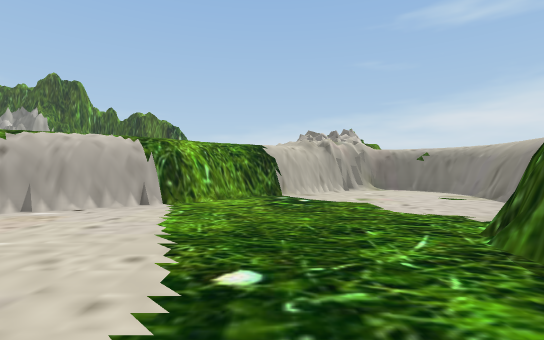
[1] (above)

23 first-person views from a walk through a 3-D level made in the Unity game engine. The camera is 1.4 m above the floor, looks level and sees 85° across. The floor is counted in squares, 2 m on a side. Each view is taken from the middle of a square. On the plan, view 1 faces up. The plan holds only what a view shows up to about 10 squares ahead; the rest is blank. The place goes on beyond the plan. Some animated figures are left out.

[2]
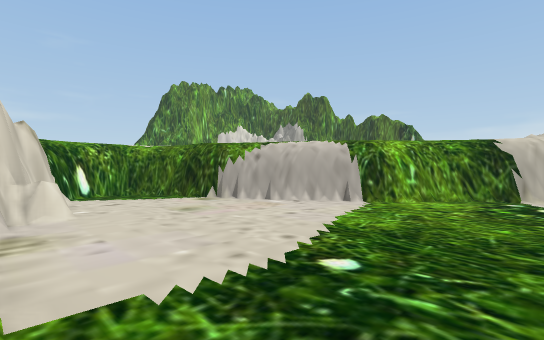

[3]
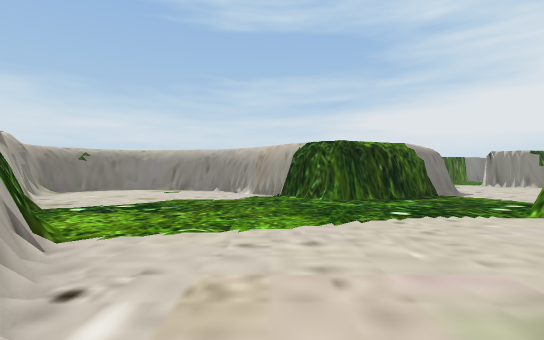

[4]
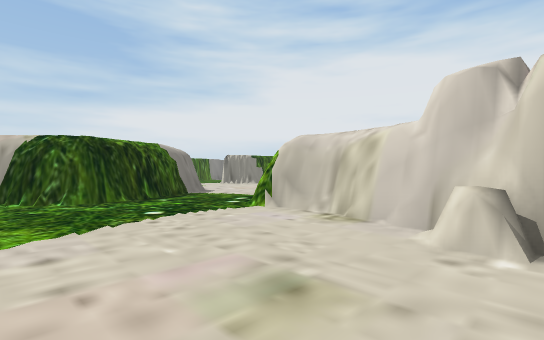

[5]
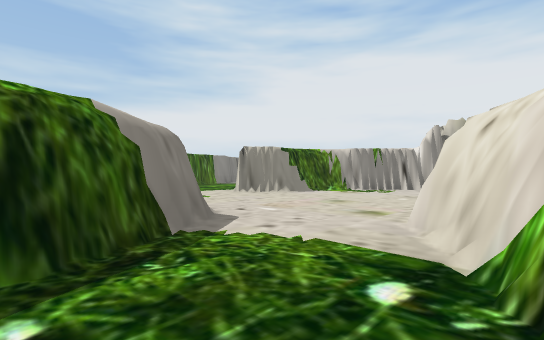

[6]
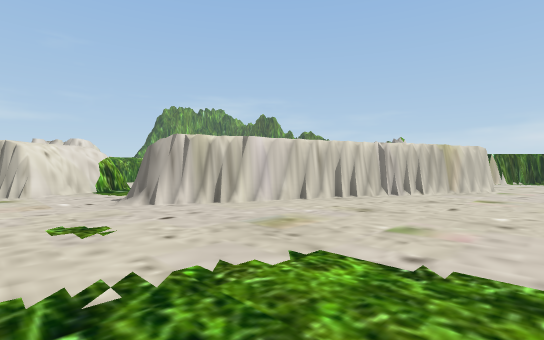

[7]
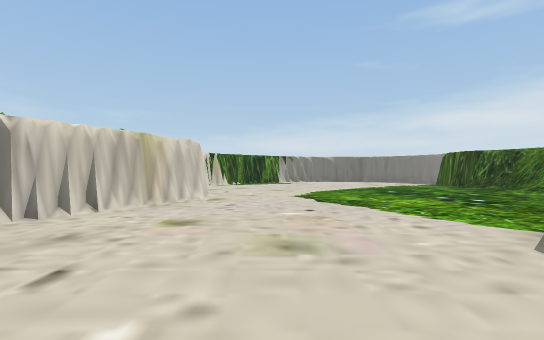

[8]
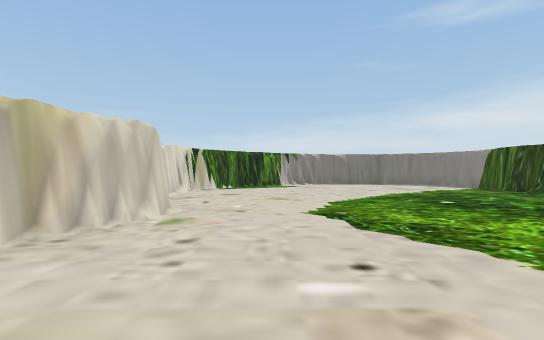

[9]
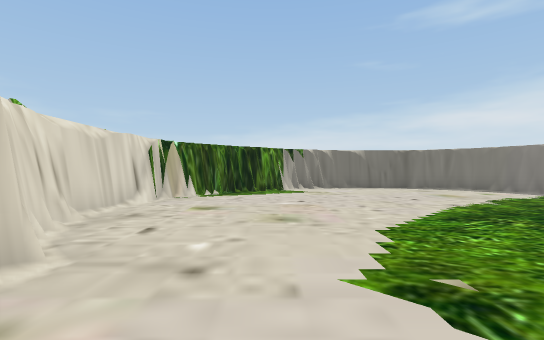

[10]
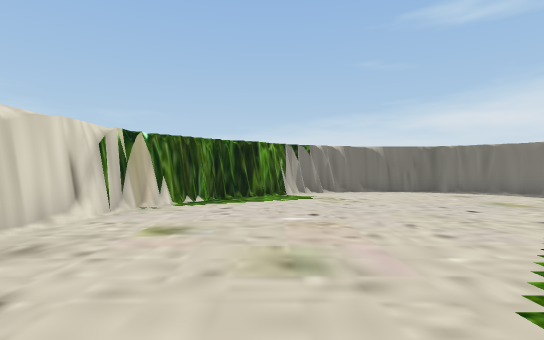

[11]
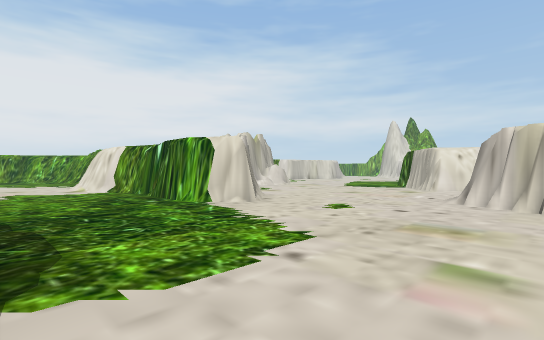

[12]
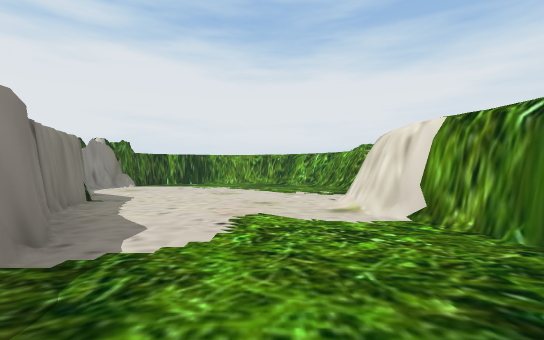

[13]
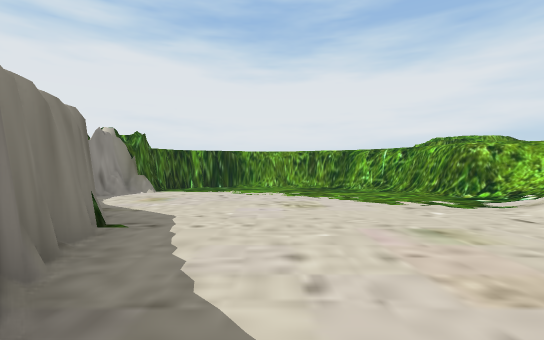

[14]
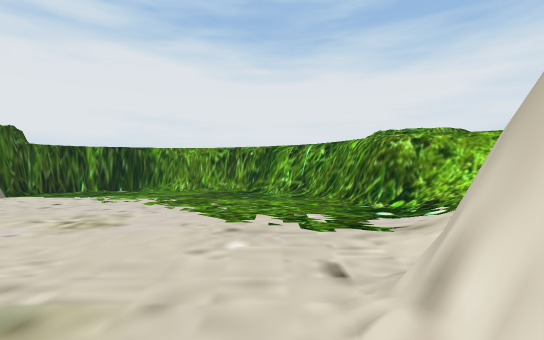

[15]
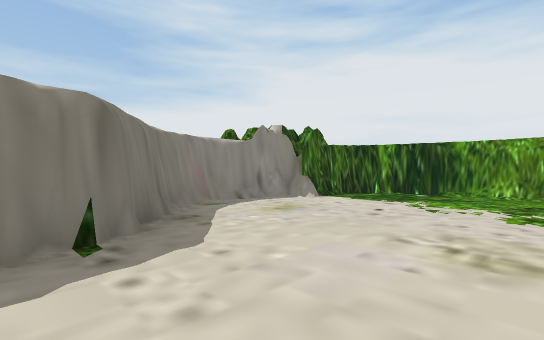

[16]
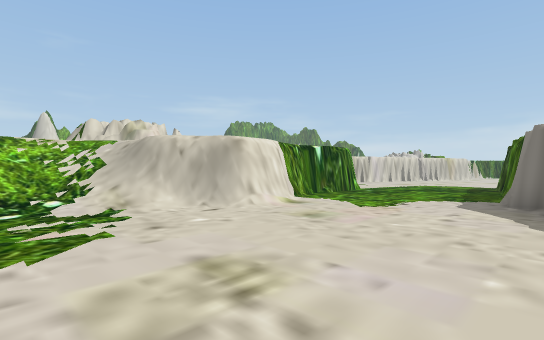

[17]
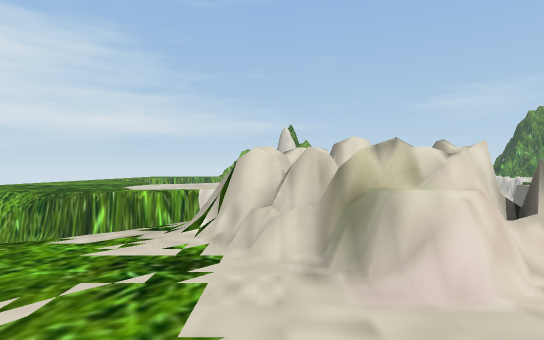

[18]
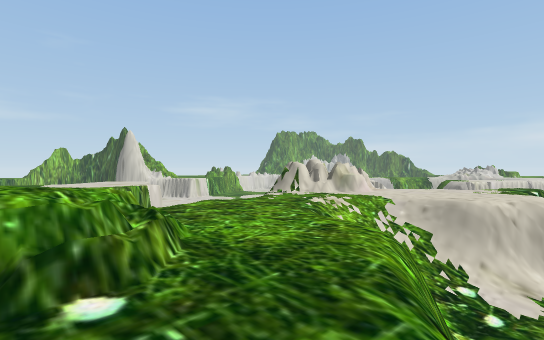

[19]
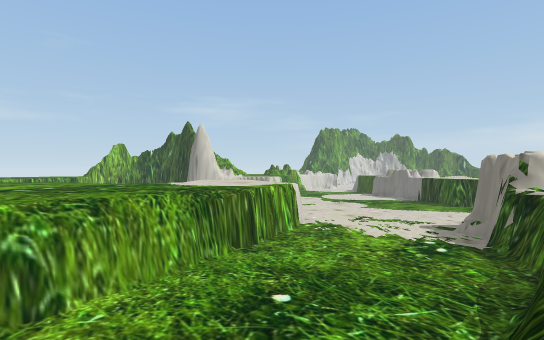

[20]
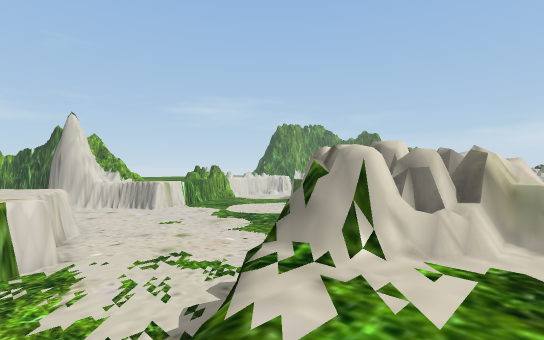

[21]
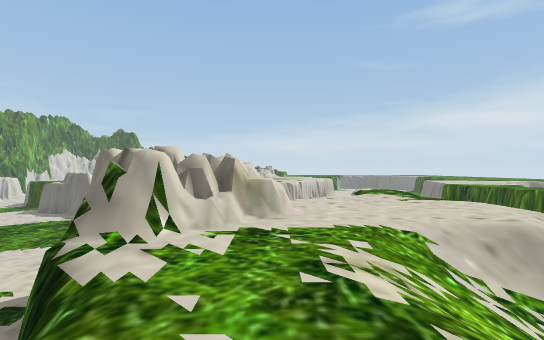

[22]
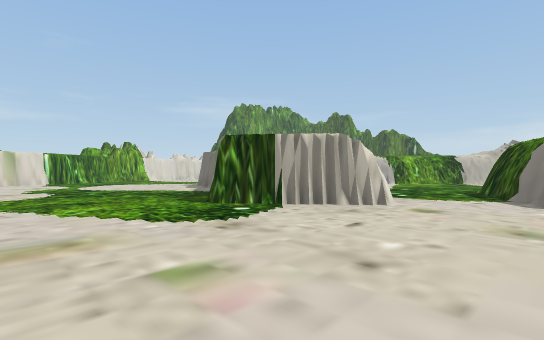

[23]
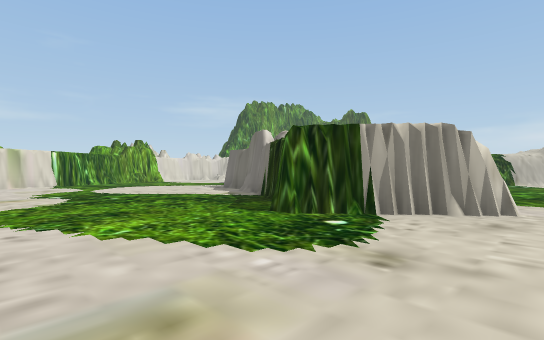

### Floor plan
Key: @ floor where view 1 was taken; # wall or solid block; x gap in a wall; . main floor; : floor 3 m higher than the main floor; + floor 4 m higher than the main floor; / step, stairs or slope; = window, fence, low wall or low ledge; ^ raised ledge; v drop or lower ground; T thing the floor can be seen under or through.
Columns run from 9 left of view 1 to 20 right of it. Each row starts with its distance up from view 1.
 18                       //##/
 17                     /#.....#
 16                    #/......##
 15                   #.........#
 14                  //.........
 13                  #..........v
 12                  #..........#
 11            ####  v........../
 10           ##..// #........../=
  9         ###....#://........./
  8        ##......#::#........./
  7       ##......=# :#........
  6      ##.......#: /.........
  5    ###.......## :#........
  4  ###........##: #.......v
  3  #..........#:  #......
  2  #.........v/  /.......
  1  ###.=......#: #......
  0    ####//@..#//#......
 -1     # ####..###.......
 -2    ###   #............
 -3    ..##  ##........../
 -4   ....####............
 -5  .......#.......##....
 -6 ................#/....v
 -7 ...............=#:....v
 -8 ............... //....#
 -9   ............  :/...../
-10      ....      :::#....#
-11     .....   #:::::#....##
-12    .......###^::::#.....#
-13   ........###:://#/.....//
-14  #/........#//////.......//
-15  :://......#/:////........//
-16     :#.....=#:////.........#
-17      /......#::/=#.........v
-18     ::/.....#::::#/.......##==
-19    :::T.....#::::/#.......##=
-20   ::::T.....#x==///#......#^
-21  :::::T.... # ++/::/#v#/###:
-22 ::::::T...
-23 :::::://.
-24    :::/#    /

Where each view was taken, in squares from view 1:
view 1: 0 up, 0 right, facing up
view 2: 0 up, 1 right, facing up-left
view 3: 4 up, 5 left, facing right
view 4: 4 up, 5 left, facing down-right
view 5: 1 up, 0 right, facing down-right
view 6: 4 down, 11 right, facing up-left
view 7: 0 up, 11 right, facing up
view 8: 3 up, 11 right, facing up
view 9: 6 up, 11 right, facing up
view 10: 8 up, 11 right, facing up
view 11: 0 up, 12 right, facing down-left
view 12: 6 down, 11 right, facing down
view 13: 9 down, 13 right, facing down
view 14: 11 down, 10 right, facing down
view 15: 12 down, 12 right, facing down-right
view 16: 16 down, 14 right, facing up-left
view 17: 13 down, 6 right, facing left
view 18: 21 down, 9 right, facing up-left
view 19: 24 down, 3 right, facing up-left
view 20: 16 down, 4 right, facing up-left
view 21: 17 down, 4 right, facing up
view 22: 9 down, 4 right, facing up-left
view 23: 9 down, 2 right, facing up-left
